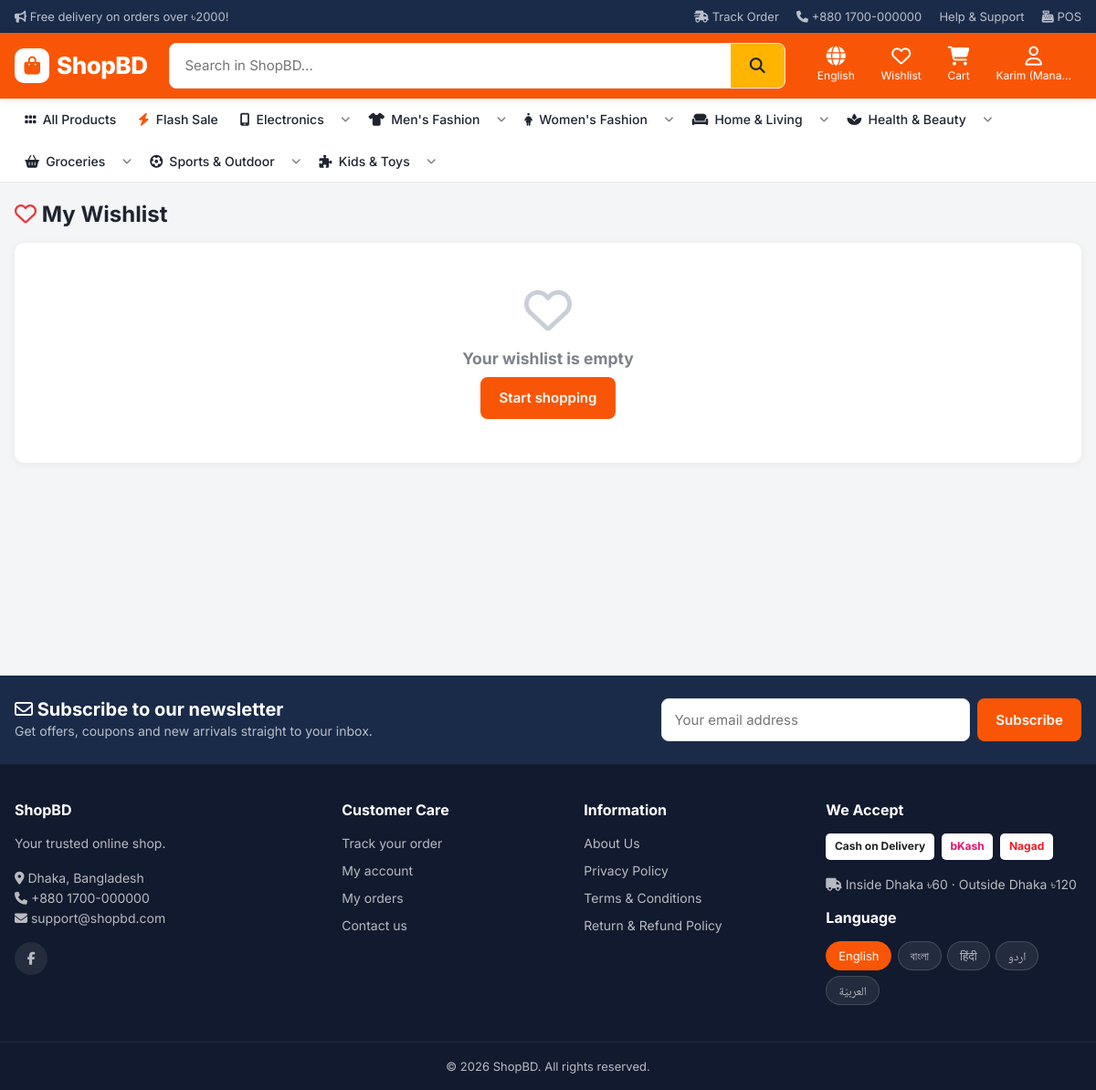
The page /wishlist/ (signed in) on the database its author committed.
### core/models.py (models this page shows, shortened)
class SiteSetting(TranslatableMixin, models.Model):
    site_name = models.CharField(max_length=100, default="ShopBD")
    tagline = models.CharField(max_length=200, blank=True, default="Online Shopping in Bangladesh")
    logo = models.ImageField(upload_to="site/", blank=True)
    favicon = models.ImageField(upload_to="site/", blank=True)
    phone = models.CharField(max_length=30, blank=True, default="+880 1700-000000")
    email = models.EmailField(blank=True, default="support@shopbd.com")
    address = models.CharField(max_length=255, blank=True, default="Dhaka, Bangladesh")
    facebook = models.URLField(blank=True)
    instagram = models.URLField(blank=True)
    youtube = models.URLField(blank=True)
    top_notice = models.CharField(max_length=255, blank=True, default="Free delivery on orders over ৳2000!")
    default_language = models.CharField(
        max_length=10, choices=settings.LANGUAGES, default="en",
        help_text="নতুন ভিজিটর প্রথমে এই ভাষায় সাইট দেখবে (পরে নিজে বদলাতে পারবে)",
    )
    shipping_inside_dhaka = models.DecimalField(max_digits=8, decimal_places=2, default=Decimal("60"))
    shipping_outside_dhaka = models.DecimalField(max_digits=8, decimal_places=2, default=Decimal("120"))
    free_shipping_over = models.DecimalField(
        max_digits=10, decimal_places=2, default=Decimal("2000"),
        help_text="0 দিলে ফ্রি ডেলিভারি বন্ধ থাকবে",
    )
    bkash_number = models.CharField(max_length=20, blank=True, default="01700000000")
    nagad_number = models.CharField(max_length=20, blank=True, default="01700000000")
    enable_cod = models.BooleanField("Enable Cash on Delivery", default=True)
    enable_bkash = models.BooleanField(default=True)
    enable_nagad = models.BooleanField(default=True)
    footer_text = models.TextField(blank=True, default="Your trusted online shop.")
    class Meta:
        verbose_name = "Site Setting"
        verbose_name_plural = "Site Settings"
    @classmethod
    def load(cls):
        obj, _ = cls.objects.get_or_create(pk=1)
        return obj

class Page(TranslatableMixin, models.Model):
    title = models.CharField(max_length=150)
    slug = models.SlugField(unique=True)
    content = models.TextField(help_text="HTML লেখা যাবে")
    show_in_footer = models.BooleanField(default=True)
    is_active = models.BooleanField(default=True)

### store/models.py (models this page shows, shortened)
class Category(TranslatableMixin, models.Model):
    name = models.CharField(max_length=100)
    slug = models.SlugField(max_length=120, unique=True, blank=True, allow_unicode=True)
    parent = models.ForeignKey("self", null=True, blank=True, on_delete=models.CASCADE, related_name="children")
    image = models.ImageField(upload_to="categories/", blank=True)
    icon = models.CharField(max_length=50, blank=True, help_text="Font Awesome class, যেমন: fa-mobile-screen")
    order = models.PositiveIntegerField(default=0)
    is_active = models.BooleanField(default=True)
    show_on_home = models.BooleanField(default=True)
    class Meta:
        verbose_name_plural = "Categories"
        ordering = ["order", "name"]
    def get_absolute_url(self):
        return reverse("store:category", args=[self.slug])

### store/views.py (the view)
# urls.py: path("wishlist/", views.wishlist, name="wishlist"),
@login_required
def wishlist(request):
    items = Wishlist.objects.filter(user=request.user).select_related("product").prefetch_related(
        "product__variations", "product__translations")
    return render(request, "store/wishlist.html", {"items": items})

### cart/cart.py (called while the page is built)
    def __len__(self):
        return sum(item["quantity"] for item in self.cart.values())

### core/models.py (called while the page is built)
    @classmethod
    def load(cls):
        obj, _ = cls.objects.get_or_create(pk=1)
        return obj

    def css_variables(self):
        from .theme import build_css_variables
        return build_css_variables(self)

### core/templatetags/shop_tags.py (called while the page is built)
@register.filter
def taka(value):
    try:
        text = f"৳{Decimal(value):,.0f}"
    except Exception:
        return value
    if (get_language() or "").startswith("bn"):
        text = text.translate(BN_DIGITS)
    return text

@register.filter
def tr(obj, field):
    if obj is None:
        return ""
    if hasattr(obj, "tr"):
        return obj.tr(field)
    return getattr(obj, field, "")

@register.simple_tag
def theme_style(theme_vars):
    css = ";".join(f"{k}:{v}" for k, v in (theme_vars or {}).items())
    return format_html("<style>:root{{{}}}</style>", mark_safe(css.replace("<", "")))

### core/theme.py (called while the page is built)
def _rgb(hex_color):
    h = (hex_color or "#000000").lstrip("#")
    try:
        return tuple(int(h[i:i + 2], 16) for i in (0, 2, 4))
    except ValueError:
        return (0, 0, 0)

def _hex(rgb):
    return "#" + "".join(f"{max(0, min(255, round(c))):02x}" for c in rgb)

def mix(color, other, amount):
    a, b = _rgb(color), _rgb(other)
    return _hex(tuple(x + (y - x) * amount for x, y in zip(a, b)))

def luminance(color):
    def ch(c):
        c /= 255
        return c / 12.92 if c <= 0.03928 else ((c + 0.055) / 1.055) ** 2.4
    r, g, b = (ch(c) for c in _rgb(color))
    return 0.2126 * r + 0.7152 * g + 0.0722 * b

def readable_on(bg):
    return "#1f2430" if luminance(bg) > 0.45 else "#ffffff"

### core/translation.py (called while the page is built)
def current_lang():
    return (get_language() or DEFAULT_LANG).split("-")[0]

    def get_translation(self, lang=None):
        lang = lang or current_lang()
        if lang == DEFAULT_LANG or not self.pk:
            return None
        cache = getattr(self, "_translation_cache", None)
        if cache is None:
            cache = {t.language: t for t in self.translations.all()}
            self._translation_cache = cache
        return cache.get(lang)

    def tr(self, field):
        t = self.get_translation()
        value = getattr(t, field, "") if t else ""
        return value or getattr(self, field)

### pos/access.py (called while the page is built)
def staff_record(user):
    return getattr(user, "branch_staff", None) if user.is_authenticated else None

def has_pos_access(user):
    return allowed_branches(user).exists()

### templates/store/wishlist.html (shortened to what this page needs)
{% extends "base.html" %}
{% load i18n %}
{% block content %}
<div class="container">
  <h1 class="page-title"><i class="fa-regular fa-heart" style="color:var(--danger)"></i> {% trans "My Wishlist" %}</h1>
  <section class="card">
    {% if items %}
    <div class="product-grid">
      {% for w in items %}{% with p=w.product remove_on_unwish=True %}{% include "partials/product_card.html" %}{% endwith %}{% endfor %}
    </div>
    {% else %}
    <div class="empty"><i class="fa-regular fa-heart"></i><h3>{% trans "Your wishlist is empty" %}</h3>
      <a href="{% url 'store:product_list' %}" class="btn btn-primary">{% trans "Start shopping" %}</a></div>
    {% endif %}
  </section>
</div>
{% endblock %}

### templates/base.html (shortened to what this page needs)
{% load static i18n shop_tags %}{% get_current_language as LANGUAGE_CODE %}{% get_current_language_bidi as LANGUAGE_BIDI %}{% get_available_languages as LANGUAGES %}{% get_language_info for LANGUAGE_CODE as cur_lang %}<!DOCTYPE html>
<html lang="{{ LANGUAGE_CODE }}" dir="{% if LANGUAGE_BIDI %}rtl{% else %}ltr{% endif %}">
<head>
  <link rel="stylesheet" href="https://cdnjs.cloudflare.com/ajax/libs/font-awesome/6.5.2/css/all.min.css">
  <link rel="stylesheet" href="{% static 'css/style.css' %}">
</head>
<body class="lang-{{ LANGUAGE_CODE }}">
  <div class="topbar">
    <div class="container">
      <span>{% with notice=site|tr:"top_notice" %}{% if notice %}<i class="fa-solid fa-bullhorn"></i> {{ notice }}{% endif %}{% endwith %}</span>
      <div class="topbar-links">
        <a href="{% url 'orders:track' %}"><i class="fa-solid fa-truck-fast"></i> {% trans "Track Order" %}</a>
        <a href="tel:{{ site.phone }}" dir="ltr"><i class="fa-solid fa-phone"></i> {{ site.phone }}</a>
        <a href="{% url 'core:contact' %}">{% trans "Help & Support" %}</a>
        {% if pos_access %}<a href="{% url 'pos:terminal' %}"><i class="fa-solid fa-cash-register"></i> POS</a>{% endif %}
      </div>
    </div>
  </div>
  <header class="header">
    <div class="container header-main">
      <a href="{% url 'core:home' %}" class="logo">
        {% if site.logo %}<img src="{{ site.logo.url }}" alt="{{ site.site_name }}">
        {% else %}<span class="logo-mark"><i class="fa-solid fa-bag-shopping"></i></span>{{ site.site_name }}{% endif %}
      </a>
      <div class="search">
        <form action="{% url 'store:product_list' %}" method="get" role="search">
          <input id="search-input" type="search" name="q" value="{{ request.GET.q }}" placeholder="{% blocktrans with name=site.site_name %}Search in {{ name }}...{% endblocktrans %}"
                 autocomplete="off" data-url="{% url 'store:search_suggest' %}" aria-label="{% trans 'Search' %}">
          <button type="submit" aria-label="{% trans 'Search' %}"><i class="fa-solid fa-magnifying-glass"></i></button>
        </form>
      </div>
      <div class="header-actions">
        <div class="dropdown lang-switch">
          <button class="h-action" data-dropdown aria-label="{% trans 'Language' %}"><i class="fa-solid fa-globe"></i><span class="lbl">{{ cur_lang.name_local }}</span></button>
        </div>
        <a href="{% url 'store:wishlist' %}" class="h-action hide-sm">
          <i class="fa-regular fa-heart"></i><span class="lbl">{% trans "Wishlist" %}</span>
        </a>
        <a href="{% url 'cart:detail' %}" class="h-action">
          <i class="fa-solid fa-cart-shopping"></i><span class="lbl">{% trans "Cart" %}</span>
        </a>
        {% if user.is_authenticated %}
        <div class="dropdown">
          <button class="h-action" data-dropdown><i class="fa-regular fa-user"></i><span class="lbl">{{ user.first_name|default:user.username|truncatechars:12 }}</span></button>
        </div>
        {% else %}
        <a href="{% url 'accounts:login' %}" class="h-action"><i class="fa-regular fa-user"></i><span class="lbl">{% trans "Login" %}</span></a>
        {% endif %}
      </div>
    </div>
  </header>
  <nav class="catnav">
    <div class="container">
      <ul>
        <li><a href="{% url 'store:product_list' %}"><i class="fa-solid fa-grip"></i> {% trans "All Products" %}</a></li>
        <li><a href="{% url 'store:product_list' %}?filter=flash"><i class="fa-solid fa-bolt" style="color:var(--primary)"></i> {% trans "Flash Sale" %}</a></li>
        {% for cat in menu_categories %}
        <li class="{% if cat.children.all %}has-sub{% endif %}">
          <a href="{{ cat.get_absolute_url }}">{% if cat.icon %}<i class="fa-solid {{ cat.icon }}"></i>{% endif %} {{ cat|tr:"name" }}</a>
          {% if cat.children.all %}
          <button type="button" class="sub-toggle" aria-expanded="false" aria-label="{% trans 'Sub-categories' %}"><i class="fa-solid fa-angle-down"></i><span class="caret-fallback">▾</span></button>
          {% endif %}
        </li>
        {% endfor %}
      </ul>
    </div>
  </nav>
  <main>
    {% block content %}{% endblock %}
  </main>
  <section class="newsletter no-print">
    <div class="container">
      <div>
        <h3><i class="fa-regular fa-envelope"></i> {% trans "Subscribe to our newsletter" %}</h3>
        <p>{% trans "Get offers, coupons and new arrivals straight to your inbox." %}</p>
      </div>
      <form method="post" action="{% url 'core:subscribe' %}">{% csrf_token %}
        <input class="form-control" type="email" name="email" placeholder="{% trans 'Your email address' %}" required>
        <button class="btn btn-primary" type="submit">{% trans "Subscribe" %}</button>
      </form>
    </div>
  </section>
  <footer class="footer">
    <div class="container footer-grid">
      <div>
        <h4>{{ site.site_name }}</h4>
        <p>{{ site|tr:"footer_text" }}</p>
        <p><i class="fa-solid fa-location-dot"></i> {{ site.address }}<br>
           <i class="fa-solid fa-phone"></i> <span dir="ltr">{{ site.phone }}</span><br>
           <i class="fa-solid fa-envelope"></i> {{ site.email }}</p>
        <div class="socials">
          {% if site.facebook %}<a href="{{ site.facebook }}" target="_blank" rel="noopener" aria-label="Facebook"><i class="fa-brands fa-facebook-f"></i></a>{% endif %}
        </div>
      </div>
      <div>
        <h4>{% trans "Customer Care" %}</h4>
        <ul>
          <li><a href="{% url 'orders:track' %}">{% trans "Track your order" %}</a></li>
          <li><a href="{% url 'accounts:dashboard' %}">{% trans "My account" %}</a></li>
          <li><a href="{% url 'orders:my_orders' %}">{% trans "My orders" %}</a></li>
          <li><a href="{% url 'core:contact' %}">{% trans "Contact us" %}</a></li>
        </ul>
      </div>
      <div>
        <h4>{% trans "Information" %}</h4>
        <ul>
          {% for p in footer_pages %}<li><a href="{% url 'core:page' p.slug %}">{{ p|tr:"title" }}</a></li>{% endfor %}
        </ul>
      </div>
      <div>
        <h4>{% trans "We Accept" %}</h4>
        <div class="pay-icons">
          {% if site.enable_cod %}<span>{% trans "Cash on Delivery" %}</span>{% endif %}
          {% if site.enable_bkash %}<span style="color:#e2136e">{% trans "bKash" %}</span>{% endif %}
          {% if site.enable_nagad %}<span style="color:#ec1c24">{% trans "Nagad" %}</span>{% endif %}
        </div>
        <p class="mt-2"><i class="fa-solid fa-truck"></i> {% trans "Inside Dhaka" %} {{ site.shipping_inside_dhaka|taka }} · {% trans "Outside Dhaka" %} {{ site.shipping_outside_dhaka|taka }}</p>
        <h4 class="mt-2">{% trans "Language" %}</h4>
        <form action="{% url 'set_language' %}" method="post" class="footer-langs">{% csrf_token %}
          {% for code, name in LANGUAGES %}{% get_language_info for code as lang %}
          <button type="submit" name="language" value="{{ code }}" class="{% if code == LANGUAGE_CODE %}active{% endif %}">{{ lang.name_local }}</button>
          {% endfor %}
        </form>
      </div>
    </div>
    <div class="copyright">© {% now "Y" %} {{ site.site_name }}. {% trans "All rights reserved." %}</div>
  </footer>
  {% trans "Ends in" as t_ends %}{% trans "Something went wrong." as t_wrong %}{% trans "Free" as t_free %}{% trans "Close" as t_close %}
</body>
</html>

### rows shown on the page
SiteSetting: top_notice "Free delivery on orders over ৳2000!", phone "+880 1700-000000", site_name "ShopBD", footer_text "Your trusted online shop.", address "Dhaka, Bangladesh", email "support@shopbd.com", shipping_inside_dhaka|taka "৳60", shipping_outside_dhaka|taka "৳120"
Category: name "Electronics"
Category: name "Men's Fashion"
Category: name "Women's Fashion"
Category: name "Home & Living"
Category: name "Health & Beauty"
Category: name "Groceries"
Category: name "Sports & Outdoor"
Category: name "Kids & Toys"
Page: title "About Us"
Page: title "Privacy Policy"
Page: title "Terms & Conditions"
Page: title "Return & Refund Policy"

### other values the page prints
{{ cur_lang.name_local }} "English"
{{ user.first_name|default:user.username|truncatechars:12 }} "Karim (Mana…"
{{ lang.name_local }} "English" "বাংলা" "हिंदी" "اردو" "العربيّة"
